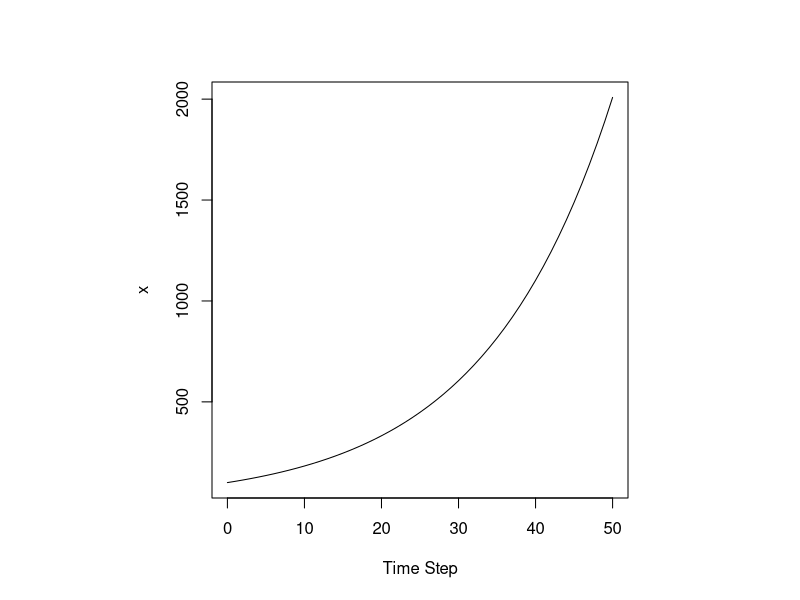
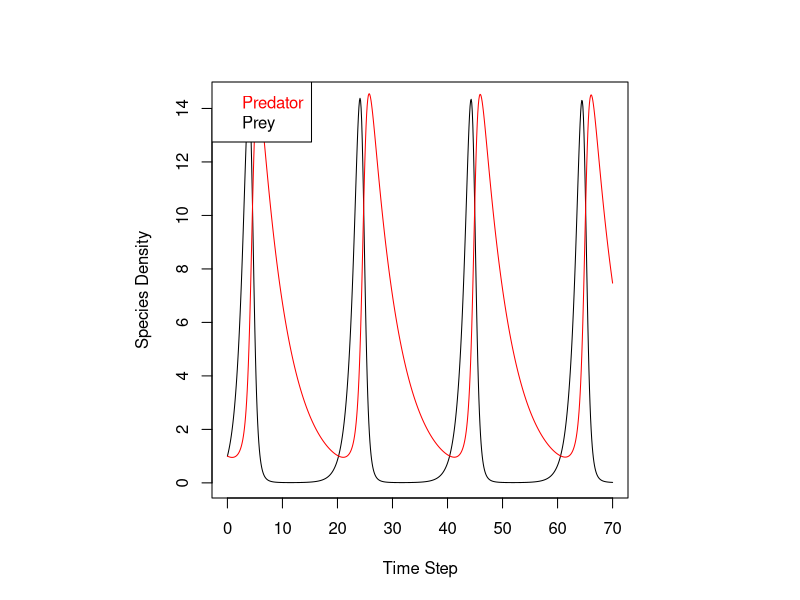
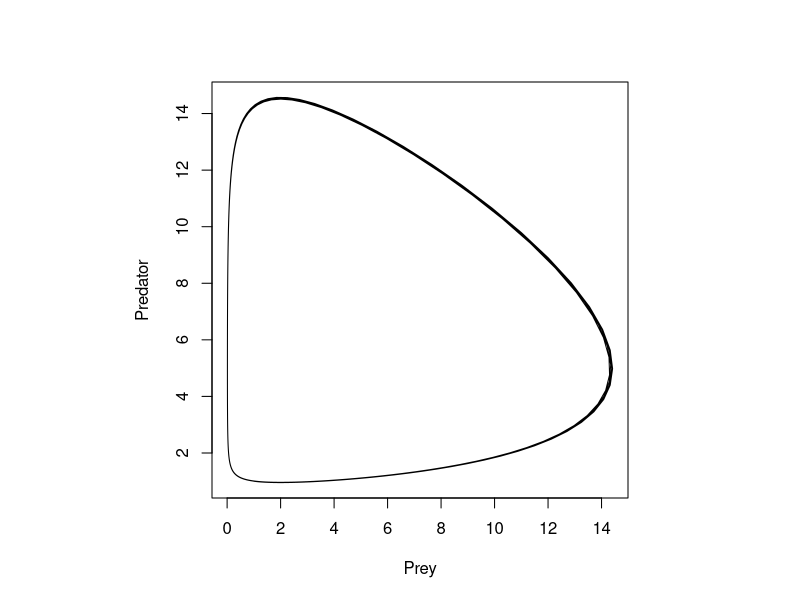

Reproduce these figures in R, in order.
## ---- chunk 1
library(deSolve)

interest <- function(t, state, parameters)
{
  with(as.list(c(state)), {
    dx <- 0.06 * x
    
    list(c(dx))
  })
}
state <- c(x = 100)
times <- seq(0, 50, 1)
out <- as.data.frame(ode(state, times, interest))

par(pty = "s")
plot(out$time,
     out$x,
     type = "l",
     xlab = "Time Step",
     ylab = "x")

## ---- chunk 2
library(deSolve)

ode_function <- function(t, state, parameters)
{
  with(as.list(c(state)), {
    alpha <- 0.2
    ri <- 1
    m <- 0.2
    gamma <- 0.5
    K <- 10000
    
    dY <- ri * Y * (1 - Y / K) - alpha * R * Y
    dR <- alpha * gamma * R * Y - m * R
    
    list(c(dY, dR))
  })
}
state <- c(Y = 1, R = 1)
times <- seq(0, 70, 0.1)
out <- as.data.frame(ode(state, times, ode_function))

par(pty = "s")
plot(out$time,
     out$Y,
     type = "l",
     xlab = "Time Step",
     ylab = "Species Density")
lines(out$time, out$R, col = "red")
legend("topleft", c("Predator", "Prey"), text.col = c("red", "black"))

## ---- chunk 3
library(deSolve)

interest <- function(t, state, parameters)
{
  with(as.list(c(state)), {
    alpha <- 0.2
    ri <- 1
    m <- 0.2
    gamma <- 0.5
    K <- 10000
    
    dY <- ri * Y * (1 - Y / K) - alpha * R * Y
    dR <- alpha * gamma * R * Y - m * R
    
    list(c(dY, dR))
  })
}
state <- c(Y = 1, R = 1)
times <- seq(0, 70, 0.1)
out <- as.data.frame(ode(state, times, interest))

par(pty = "s")
plot(
  x = out$Y,
  y = out$R,
  type = "l",
  xlab = "Prey",
  ylab = "Predator"
)
